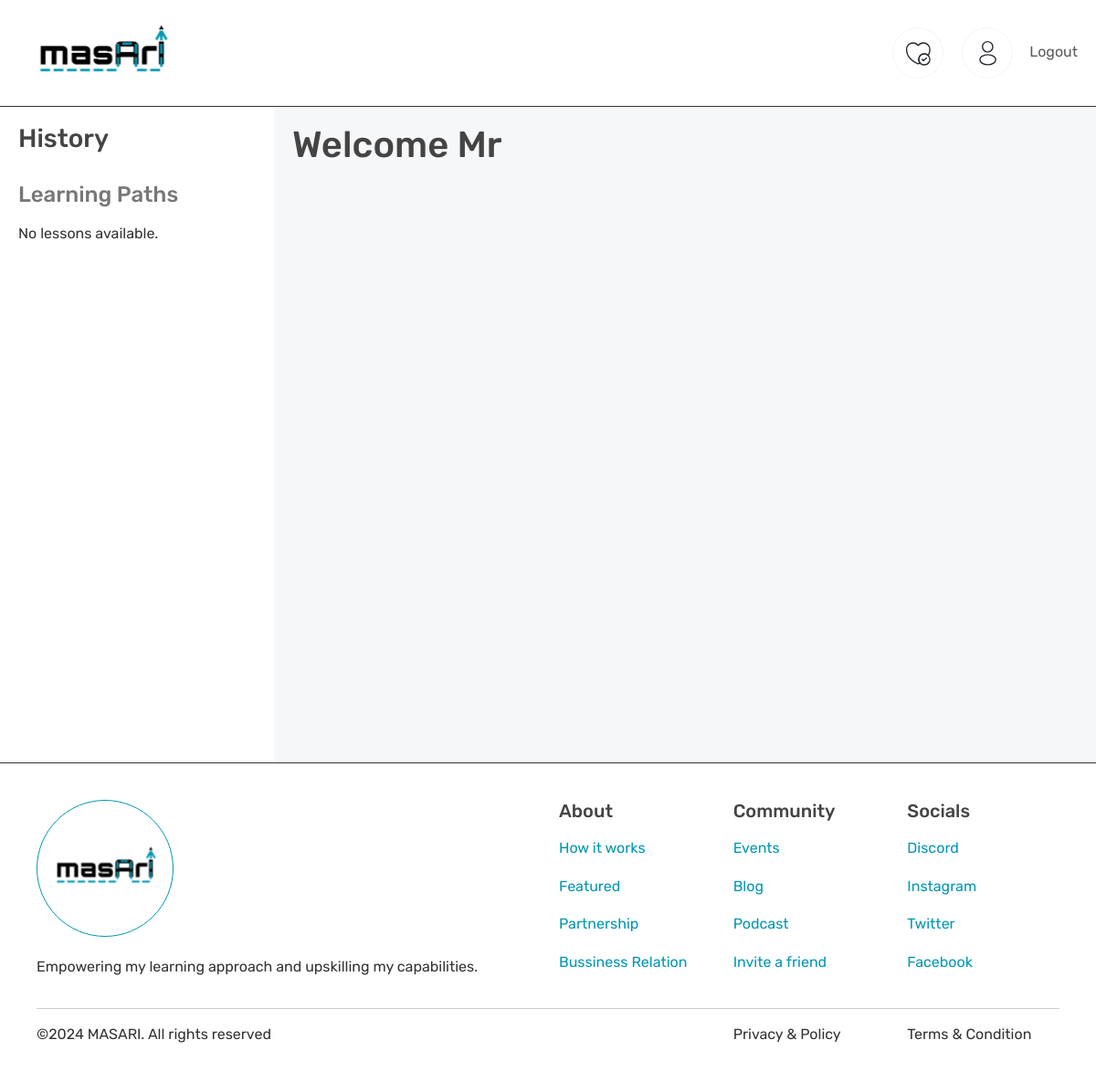
The app's page /course/18 (signed in), older data.
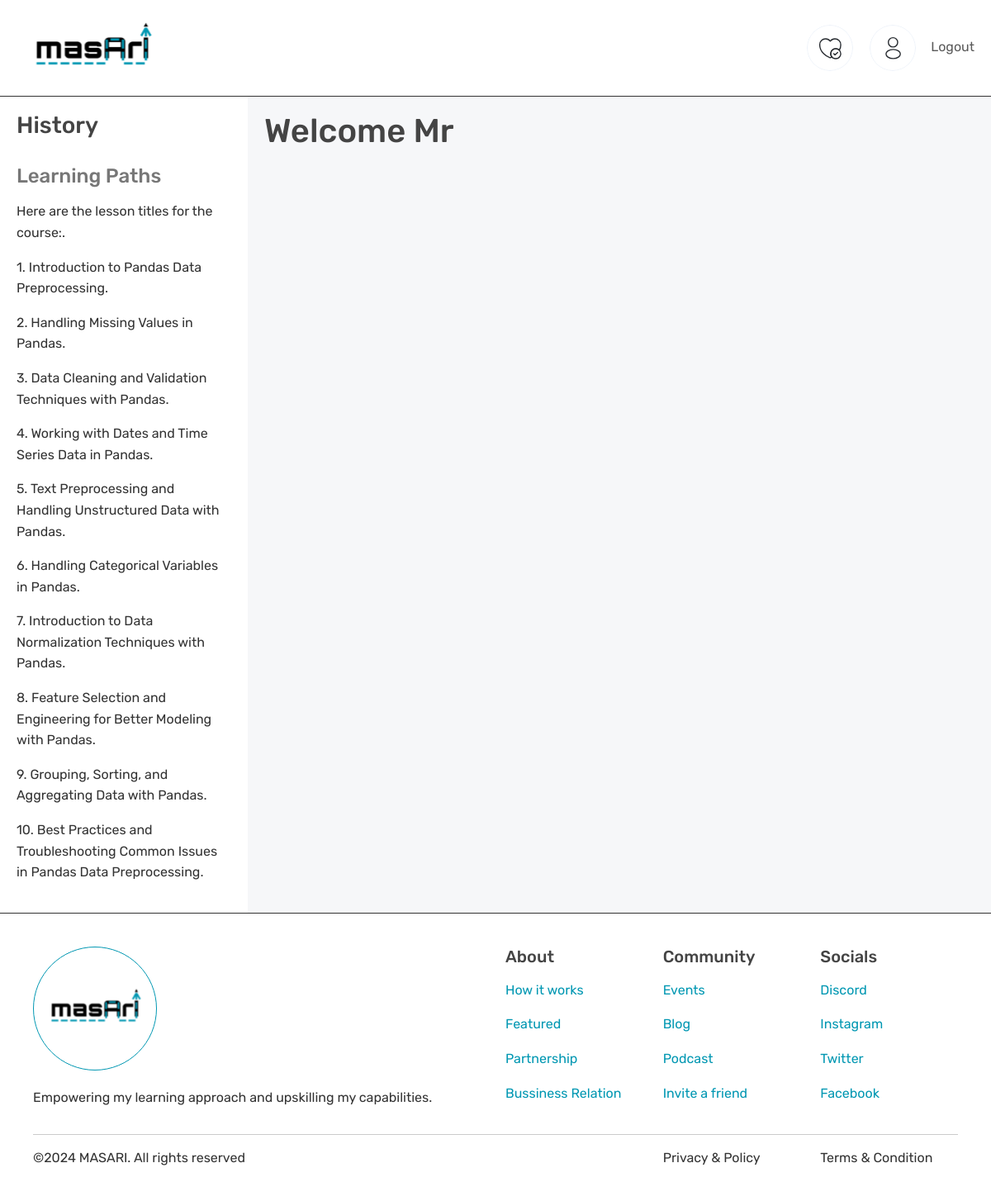
The same page, newer data.
### app.py (models this page shows)
class Lessons(db.Model):
    id = db.Column(db.Integer, primary_key=True)
    title = db.Column(db.String(100), nullable=False)
    content = db.Column(db.Text, nullable=True)
    course_id = db.Column(db.Integer, db.ForeignKey('courses.id'), nullable=True)
    course = db.relationship('Courses', backref=db.backref('lessons', lazy=True))

### app.py (the view)
@app.route('/course/<int:course_id>', methods=['GET', 'POST'])
@login_required
def course(course_id):
    lessons = Lessons.query.filter_by(course_id=course_id).all()
    lessons_titles = [{'id':lesson.id, 'title': lesson.title} for lesson in lessons]
    return render_template('course.html', lessons=lessons_titles)

### app.py (called while the page is built)
@login_manager.user_loader
def load_user(user_id):
    return Users.query.get(int(user_id))

@app.context_processor
def inject_user_id():
    if current_user.is_authenticated:
        return {'userId': current_user.id}
    else:
        return {'userId': None}

### templates/course.html (shortened to what this page needs)
{% extends 'base.html' %}
{% block content %}
<link href="{{ url_for('static', filename='css/course.css') }}" rel="stylesheet">
<aside class="sidebar">
    <h3>History</h3>
    <h4 class="sd-header">Learning Paths</h4>
    {% if lessons %}
        {% for lesson in lessons %}
            <p class="generate-lesson-content" data-lesson-title="{{ lesson.title }}" data-lesson-id="{{ lesson.id }}">
                {{lesson.title}}
            </p>
        {% endfor %}
    {% else %}
        <p>No lessons available.</p>
    {% endif %}
</aside>
<div class="main-content">
    <h1>Welcome Mr </h1>
</div>
{% endblock %}

### templates/base.html (shortened to what this page needs)
<!DOCTYPE html>
<html lang="en">
<head>
    <link rel="stylesheet" href="https://cdn.jsdelivr.net/npm/sweetalert2@10/dist/sweetalert2.min.css">
    <link href="https://cdn.jsdelivr.net/npm/bootstrap@5.3.0/dist/css/bootstrap.min.css" rel="stylesheet">
    <link href="{{ url_for('static', filename='css/general.css') }}" rel="stylesheet">
</head>
<body>
    {% include 'navbar.html' %}
    <main style="margin-top: 115px;">
        {% block content %}{% endblock %}
    </main>
    {% include 'footer.html' %}
</body>
</html>

### templates/navbar.html (shortened to what this page needs)
<nav class="navbar navbar-expand-lg" style="position: fixed; width: 100%; z-index: 1000; top: 0;">
    <div class="container-fluid">
        <a class="navbar-brand" href="{{url_for('dashboard')}}">
            <img src="{{ url_for('static', filename='images/logo.svg') }}" alt="Home">
        </a>
        <div class="collapse navbar-collapse" id="navbarNav">
            <ul class="navbar-nav ms-auto">
                <li class="nav-item">
                    <a class="nav-link" href="{{url_for('liked')}}" title="Liked">
                        </a>
                </li>
                <li class="nav-item">
                    <a class="nav-link" href="{{url_for('profile')}}" title="Profile">
                        </a>
                </li>
                <li class="nav-item">
                    <a class="nav-link logout-button" href="{{url_for('logout')}}"><p>Logout</p></a>
                </li>
            </ul>
        </div>
    </div>
</nav>

### templates/footer.html
<footer class="footer">
    <div class="row">
        <div class="col-lg-6">
            <div class="logo-footer">
                <img src="{{ url_for('static', filename='images/logo_footer.svg') }}" alt="logo">
            </div>
            <p class="logo-footer-desc">Empowering my learning approach and upskilling my capabilities.</p>
        </div>
        <div class="col-lg-6">
            <div class="row footer-lists">
                <div class="col-lg-4">
                    <h5>About</h5>
                    <p><a href="#">How it works</a></p>
                    <p><a href="#">Featured</a></p>
                    <p><a href="#">Partnership</a></p>
                    <p><a href="#">Bussiness Relation</a></p>
                </div>
                <div class="col-lg-4">
                    <h5>Community</h5>
                    <p><a href="#">Events</a></p>
                    <p><a href="#">Blog</a></p>
                    <p><a href="#">Podcast</a></p>
                    <p><a href="#">Invite a friend</a></p>
                </div>
                <div class="col-lg-4">
                    <h5>Socials</h5>
                    <p><a href="#">Discord</a></p>
                    <p><a href="#">Instagram</a></p>
                    <p><a href="#">Twitter</a></p>
                    <p><a href="#">Facebook</a></p>
                </div>
            </div>
        </div>
    </div>
    <hr>
    <div class="row">
        <div class="col-lg-8">
            ©2024 MASARI. All rights reserved
        </div>
        <div class="col-lg-2">
            Privacy & Policy
        </div>
        <div class="col-lg-2">
            Terms & Condition
        </div>
    </div>
</footer>

### static/css/general.css (style rules this page uses)
body, html { margin: 0; padding: 0; box-sizing: border-box; }
body { font-family: "Rubik", sans-serif; font-optical-sizing: auto; font-style: normal; font-size: 16px; color: #333; }
main { min-height: 90vh; display: flex; flex-direction: row; }
.sidebar { flex: 0 0 auto; padding: 20px; width: 25%; }
.main-content { flex: 1; background-color: #f6f7f9; padding: 20px; }
h1, h2, h3, h4, h5, h6 { font-family: 'Rubik', sans-serif; font-weight: 500; color: #444; }
p { line-height: 1.6; margin: 16px 0; }
a { color: #0097b2; text-decoration: none; transition: color 0.3s ease; }
img { max-width: 100%; height: auto; }
nav { background-color: #fff !important; border-bottom: 1.5px solid #333; }
.nav-item .nav-link svg { border: 2px solid transparent; border-radius: 50%; transition: border-color 0.3s ease; }
.logout-button { text-decoration-color: transparent; transition: text-decoration-color, font-size 0.3s ease; }
footer { background-color: #fff !important; border-top: 1.5px solid #333; padding: 40px; }
.logo-footer-desc { margin-top: 20px; }
.sidebar .sd-header { margin-top: 30px; color: #777; }

Row changes from the older to the newer data that the page shows:
added Lessons: title "Here are the lesson titles for the course:."
added Lessons: title "1. Introduction to Pandas Data Preprocessing."
added Lessons: title "2. Handling Missing Values in Pandas."
added Lessons: title "3. Data Cleaning and Validation Techniques with Pandas."
added Lessons: title "4. Working with Dates and Time Series Data in Pandas."
added Lessons: title "5. Text Preprocessing and Handling Unstructured Data with Pandas."
added Lessons: title "6. Handling Categorical Variables in Pandas."
added Lessons: title "7. Introduction to Data Normalization Techniques with Pandas."
added Lessons: title "8. Feature Selection and Engineering for Better Modeling with Pandas."
added Lessons: title "9. Grouping, Sorting, and Aggregating Data with Pandas."
added Lessons: title "10. Best Practices and Troubleshooting Common Issues in Pandas Data Preprocessing."
Text that changed along with them:
text no longer shown: "No lessons available."
